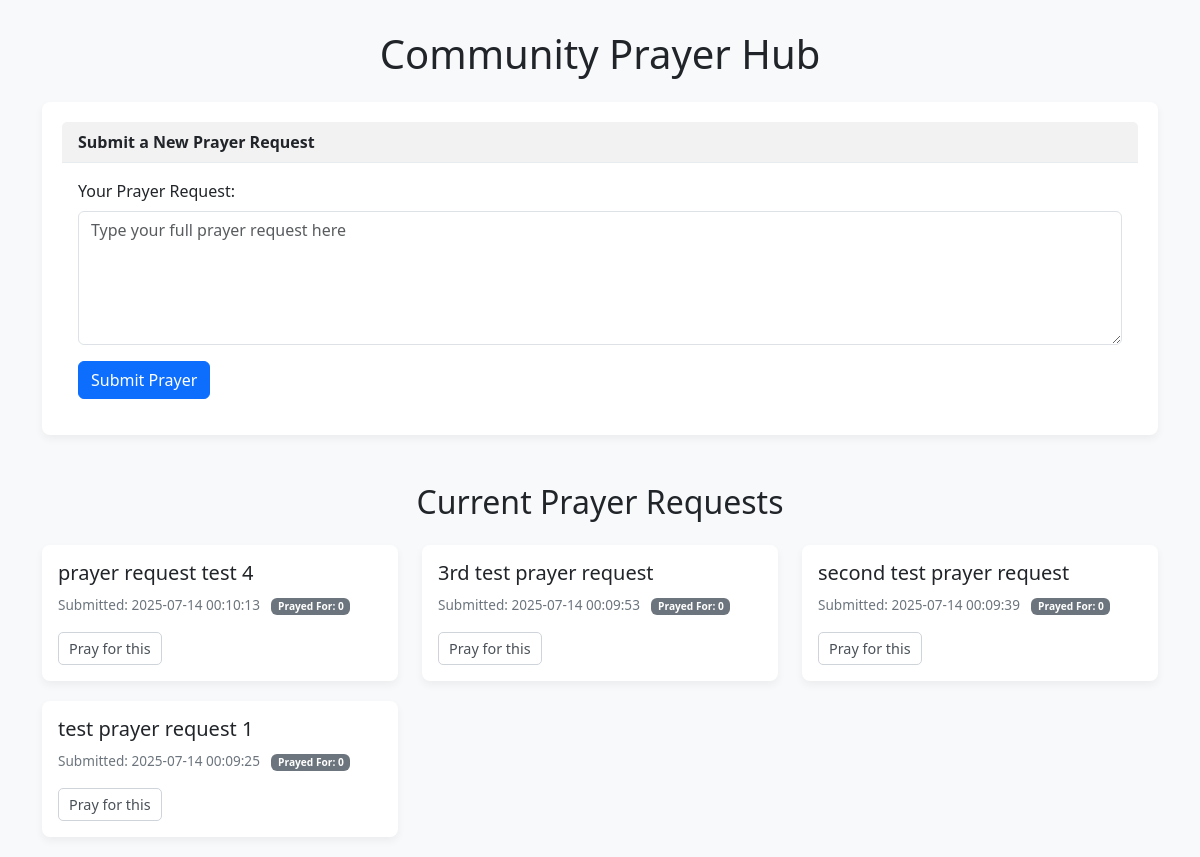
The page / on the database its author committed.
### tables this page shows
CREATE TABLE requests (
            id INTEGER PRIMARY KEY AUTOINCREMENT,
            request_text TEXT NOT NULL,
            timestamp DATETIME DEFAULT CURRENT_TIMESTAMP,
            prayed_for_count INTEGER DEFAULT 0  -- NEW COLUMN ADDED HERE
        );

### app.py (the view)
@app.route('/')
def home():
    conn = get_db_connection()
    db_requests = conn.execute('SELECT id, request_text, timestamp, prayed_for_count FROM requests ORDER BY timestamp DESC').fetchall()
    conn.close()
    return render_template('home.html', requests=db_requests)

### app.py (called while the page is built)
def get_db_connection():
    conn = sqlite3.connect(DATABASE)
    conn.row_factory = sqlite3.Row
    return conn

### templates/home.html (shortened to what this page needs)
<!DOCTYPE html>
<html lang="en">
<head>
    <link href="https://cdn.jsdelivr.net/npm/bootstrap@5.3.3/dist/css/bootstrap.min.css" rel="stylesheet">
</head>
<body>
    <div class="container">
        <h1 class="my-4 text-center">Community Prayer Hub</h1>
        <div class="card form-card mb-5">
            <div class="card-header">
                Submit a New Prayer Request
            </div>
            <div class="card-body">
                <form action="/submit_request" method="POST">
                    <div class="mb-3">
                        <label for="request_text" class="form-label">Your Prayer Request:</label>
                        <textarea class="form-control" id="request_text" name="request_text" rows="5" required placeholder="Type your full prayer request here"></textarea>
                    </div>
                    <button type="submit" class="btn btn-primary">Submit Prayer</button>
                </form>
            </div>
        </div>
        <h2 class="mb-4 text-center">Current Prayer Requests</h2>
        <div class="row">
            {% if requests %}
                {% for request in requests %}
                    <div class="col-md-6 col-lg-4">
                        <div class="card prayer-item-card">
                            <div class="card-body">
                                <h5 class="card-title">{{ request.request_text }}</h5>
                                <div class="prayer-meta">
                                    Submitted: {{ request.timestamp }}
                                    <span class="badge bg-secondary ms-2">Prayed For: {{ request.prayed_for_count }}</span>
                                </div>
                                <button class="btn btn-light-outline mt-3">Pray for this</button>
                            </div>
                        </div>
                    </div>
                {% endfor %}
            {% else %}
                <p class="text-center">No prayer requests submitted yet. Be the first!</p>
            {% endif %}
        </div>
    </div>
</body>
</html>

### templates/home.html (style rules this page uses)
body { background-color: #f8f9fa; }
.container { margin-top: 30px; }
.card { margin-bottom: 20px; border: none; border-radius: 8px; box-shadow: 0 4px 8px rgba(0,0,0,.05); }
.card-header { background-color: #f2f2f2; border-bottom: 1px solid #e9ecef; font-weight: bold; }
.form-card { background-color: #ffffff; padding: 20px; }
.prayer-item-card .card-body { position: relative; }
.prayer-meta { font-size: 0.85em; color: #6c757d; margin-top: 10px; }
.prayer-meta .badge { margin-left: 5px; }
.btn-light-outline { border: 1px solid #ced4da; color: #495057; background-color: #fff; padding: 5px 10px; border-radius: 5px; font-size: 0.9em; }

### rows shown on the page
requests: request_text "prayer request test 4", timestamp "2025-07-14 00:10:13", prayed_for_count "0"
requests: request_text "3rd test prayer request", timestamp "2025-07-14 00:09:53", prayed_for_count "0"
requests: request_text "second test prayer request", timestamp "2025-07-14 00:09:39", prayed_for_count "0"
requests: request_text "test prayer request 1", timestamp "2025-07-14 00:09:25", prayed_for_count "0"
